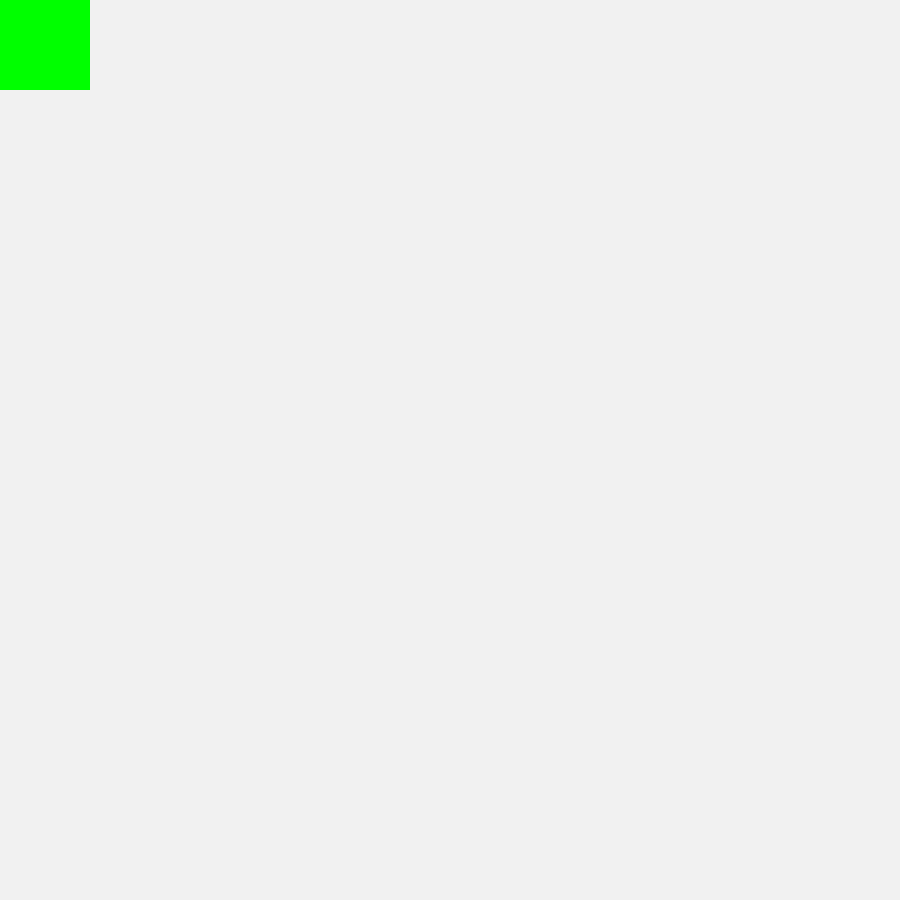
Frame 1 (no input)
Frame 60 (the mouse pressed at the canvas centre just before this capture): identical to frame 1, image omitted
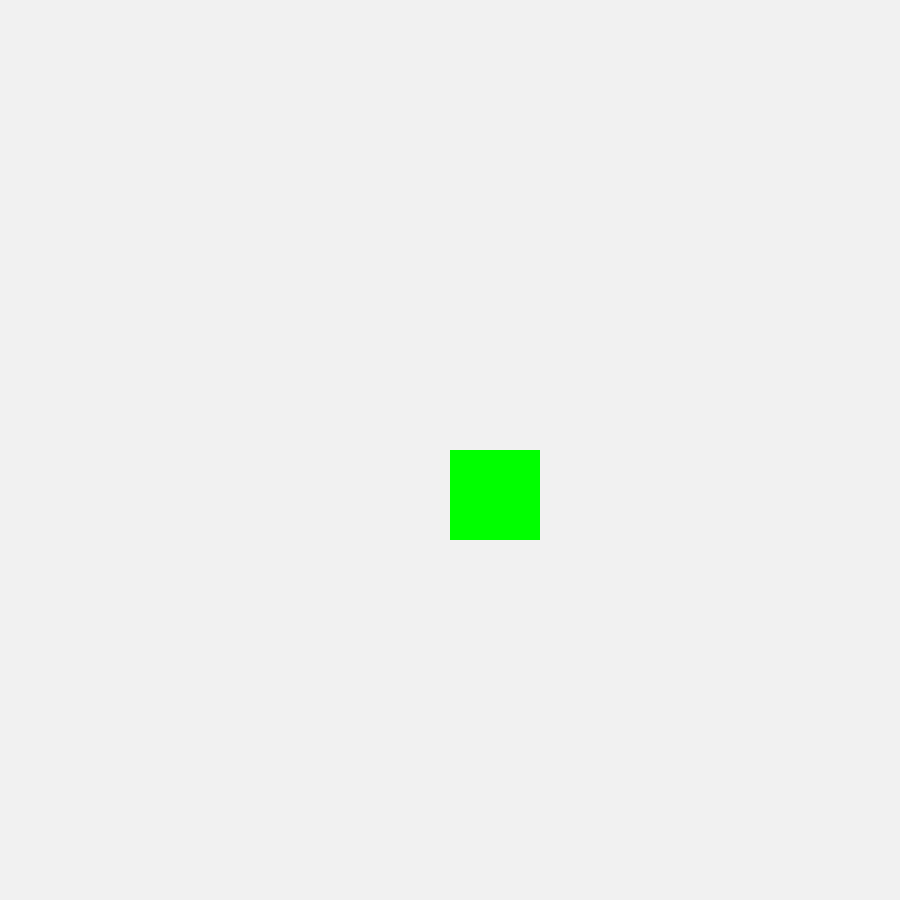
Frame 120 (the mouse held since frame 60 and released just before this capture)

The Processing sketch that drew these frames (run headless with seeded random() and noise(); from frame 60 on, the mouse is pressed at the canvas centre):

// Processing sketch: interactivity
// ── interactivity.pde
int mouseOverX, mouseOverY;

boolean[][] state;

float tileW, tileH;
int tilesX, tilesY;

void setup() {
  size(900, 900);

  tilesX = 10;
  tilesY = 10;
  tileW = width / tilesX;
  tileH = height / tilesY;

  state = new boolean[tilesX][tilesY];

  for (int x = 0; x < tilesX; x++) {
    for (int y = 0; y < tilesY; y++) {
      state[x][y] = false;
    }
  }
}

void draw() {

  background(0);

  mouseOverX = int(map(mouseX, 0, width, 0, tilesX));
  mouseOverY = int(map(mouseY, 0, height, 0, tilesY));
  
  println(mouseOverX);

  ellipseMode(CORNER);
  noStroke();
  for (int x = 0; x < tilesX; x++) {
    for (int y = 0; y < tilesY; y++) {

      if (
        mouseOverX == x && 
        mouseOverY == y        
        ) {
        fill(#00FF00);
      } else {
        fill(#F1F1F1);
      }

      if (state[x][y] == false) {
        rect(x*tileW, y*tileH, tileW, tileH);
      } else {
        ellipse(x*tileW, y*tileH, tileW, tileH);
      }
    }
  }
}

void mouseReleased() {
  state[mouseOverX][mouseOverY] = !state[mouseOverX][mouseOverY];
}
